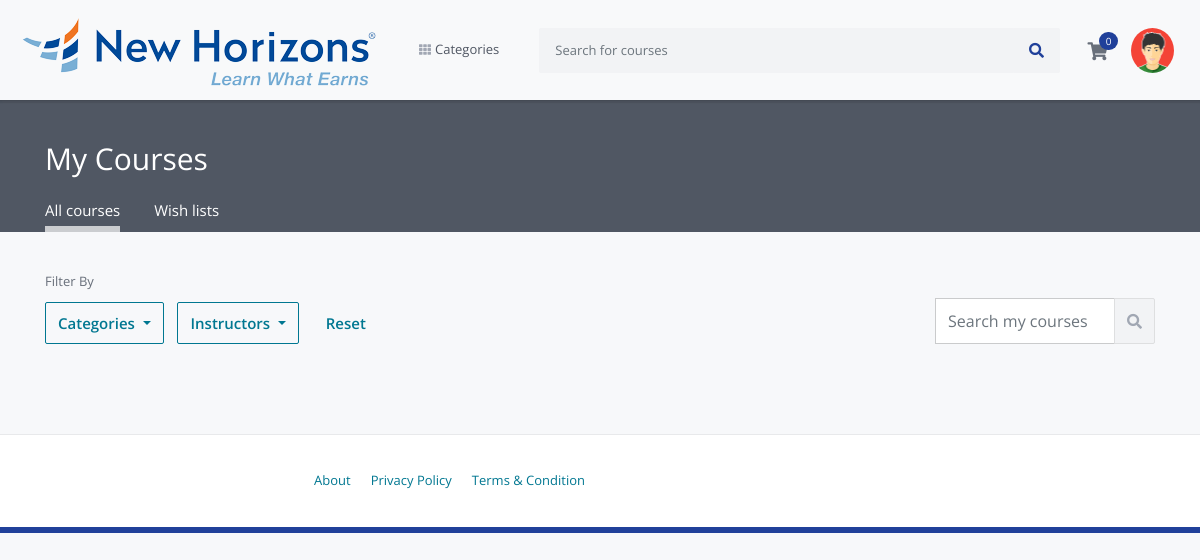
The app's page /users/my-courses (signed in), older data.
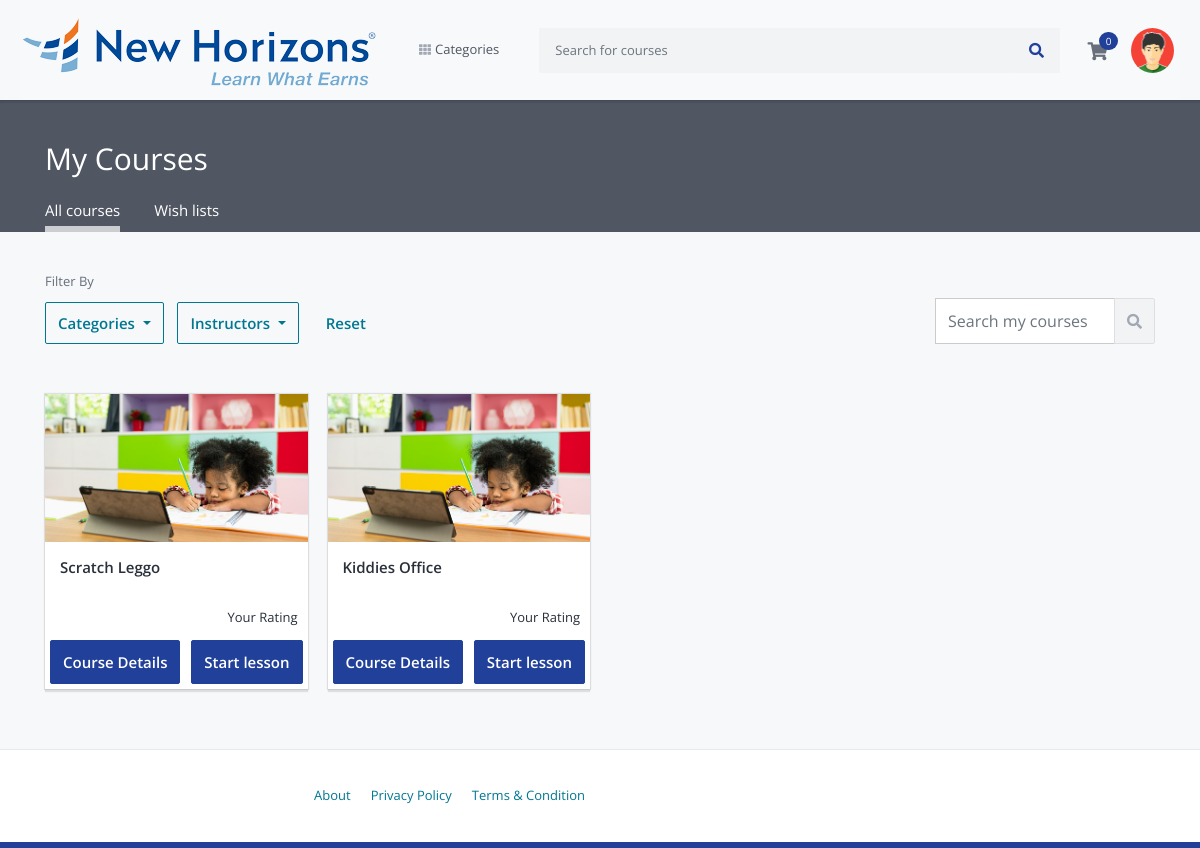
The same page, newer data.
### udemy/models.py (models this page shows)
class Enroll(models.Model):
    user = models.ForeignKey(User, on_delete=models.CASCADE)
    course = models.ForeignKey(Course, on_delete=models.CASCADE, related_name='enrolls')
    created_at = models.DateTimeField(default=now)
    updated_at = models.DateTimeField(default=now)

### courses/models.py (models this page shows, shortened)
class Course(models.Model):
    title = models.CharField(max_length=200)
    user = models.ForeignKey(User, on_delete=models.CASCADE)
    category = models.ForeignKey(Category, on_delete=models.SET_NULL, null=True)
    slug = models.SlugField(max_length=200, unique=True, primary_key=True, auto_created=False)
    short_description = models.TextField(blank=False, max_length=60)
    description = models.TextField(blank=False)
    outcome = models.CharField(max_length=200)
    requirements = models.CharField(max_length=200)
    language = models.CharField(max_length=200)
    price = models.FloatField(validators=[MinValueValidator(9.99)])
    level = models.CharField(max_length=20)
    thumbnail = models.ImageField(upload_to='thumbnails/')
    video_url = models.CharField(max_length=100)
    is_published = models.BooleanField(default=True)
    created_at = models.DateTimeField(default=now)
    updated_at = models.DateTimeField(default=now)

### accounts/views.py (the view)
# urls.py: path('my-courses', views.EnrolledCoursesListView.as_view(), name='enrolled-courses'),
class EnrolledCoursesListView(ListView):
    model = Enroll
    template_name = 'courses/enrolled_courses.html'
    context_object_name = 'enrolls'
    @method_decorator(login_required(login_url=reverse_lazy('accounts:login')))
    def dispatch(self, request, *args, **kwargs):
        return super().dispatch(self.request, *args, **kwargs)
    def get_queryset(self):
        qs = super().get_queryset()
        return qs.select_related('course').filter(user_id=self.request.user.id)
    def get_context_data(self, **kwargs):
        context = super().get_context_data(**kwargs)
        context['categories'] = Category.objects.all()
        return context

### cart/cart.py (called while the page is built)
    def __len__(self):
        return sum(item['quantity'] for item in self.cart.values())

    def get_total_price(self):
        return sum(Decimal(item['price']) * item['quantity'] for item in self.cart.values())

### cart/context_processors.py (called while the page is built)
def cart(request):
    return {'cart': Cart(request)}

### courses/context_processors.py (called while the page is built)
def categories_processor(request):
    categories = Category.objects.all()
    return {'categories': categories}

### templates/courses/enrolled_courses.html (shortened to what the changed rows need)
{% extends 'layouts/base.html' %}
{% load static %}
{% block content %}
    <section class="page-header-area my-course-area">
        <div class="container">
            <div class="row">
                <div class="col">
                    <h1 class="page-title">My Courses</h1>
                </div>
            </div>
        </div>
    </section>
    <section class="my-courses-area">
        <div class="container">
            <div class="row no-gutters" id="my_courses_area">
                {% for enroll in enrolls %}
                    <div class="col-lg-3">
                        <div class="course-box-wrap">
                            <div class="course-box">
                                <a href="">
                                    <div class="course-image">
                                        <img src="{% static 'images/learning.jpg' %}" alt="" class="img-fluid">
                                    </div>
                                </a>
                                <div class="course-details">
                                    <a href="">
                                        <h5 class="title">{{ enroll.course.title }}</h5>
                                    </a>
                                    <p class="instructors"></p>
                                    <div class="rating your-rating-box"
                                         data-toggle="modal" data-id="{{ enroll.course.id }}"
                                         data-target="#EditRatingModal">
                                        <p class="your-rating-text" id="ratings">
                                            <span class="your">Your</span>
                                            Rating
                                        </p>
                                    </div>
                                </div>
                                <div class="row" style="padding: 5px;">
                                    <div class="col-md-6">
                                        <a href="{% url 'courses:course-details' enroll.course.slug %}" class="btn">Course
                                            Details</a>
                                    </div>
                                    <div class="col-md-6">
                                        <a href="{% url 'accounts:course-lessons' enroll.course.slug %}" class="btn">Start
                                            lesson</a>
                                    </div>
                                </div>
                            </div>
                        </div>
                    </div>
                {% endfor %}
            </div>
        </div>
    </section>
{% endblock %}

Row changes from the older to the newer data that the page shows:
added Enroll: course "Scratch Leggo"
added Enroll: course "Kiddies Office"
